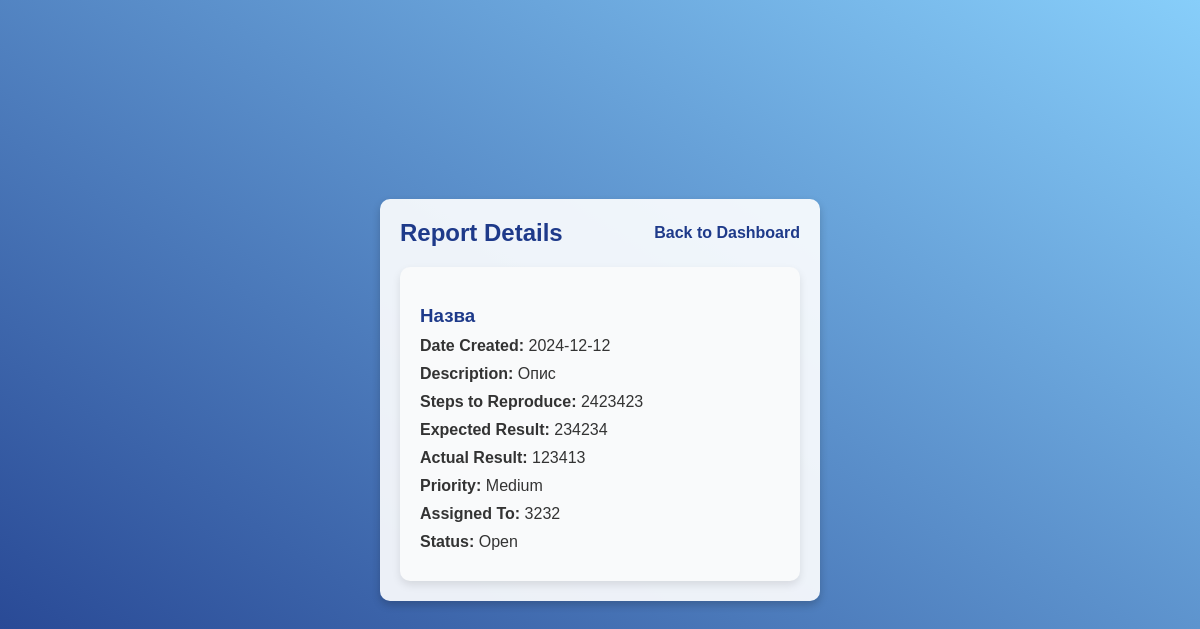
Page /report/2 (signed in) on the committed database.
### app.py (models this page shows)
class Report(db.Model):
    id = db.Column(db.Integer, primary_key=True)
    title = db.Column(db.String(100), nullable=False)
    description = db.Column(db.Text, nullable=False)
    date_posted = db.Column(db.DateTime, nullable=False, default=datetime.utcnow)
    steps = db.Column(db.Text, nullable=True)
    expected_result = db.Column(db.Text, nullable=True)
    actual_result = db.Column(db.Text, nullable=True)
    priority = db.Column(db.String(10), nullable=True)
    assigned = db.Column(db.String(20), nullable=True)
    status = db.Column(db.String(20), nullable=True)
    user_id = db.Column(db.Integer, db.ForeignKey('user.id'), nullable=False)

### app.py (the view)
@app.route("/report/<int:report_id>")
@login_required
def view_report(report_id):
    report = Report.query.get_or_404(report_id)
    return render_template("view_report.html", report=report)

### app.py (called while the page is built)
@login_manager.user_loader
def load_user(user_id):
    return User.query.get(int(user_id))

### templates/view_report.html (shortened to what this page needs)
<!doctype html>
<html lang="en">
<head>
    <link rel="stylesheet" href="{{ url_for('static', filename='style.css') }}">
</head>
<body>
    <div class="container">
        <div class="header">
            <h2>Report Details</h2>
            <a href="{{ url_for('dashboard') }}" class="back-link">Back to Dashboard</a>
        </div>
        <div class="report-details">
            <h3>{{ report.title }}</h3>
            <p><strong>Date Created:</strong> {{ report.date_posted.strftime('%Y-%m-%d') }}</p>
            <p><strong>Description:</strong> {{ report.description }}</p>
            {% if report.steps %}
                <p><strong>Steps to Reproduce:</strong> {{ report.steps }}</p>
            {% endif %}
            {% if report.expected_result %}
                <p><strong>Expected Result:</strong> {{ report.expected_result }}</p>
            {% endif %}
            {% if report.actual_result %}
                <p><strong>Actual Result:</strong> {{ report.actual_result }}</p>
            {% endif %}
            {% if report.priority %}
                <p><strong>Priority:</strong> {{ report.priority | capitalize }}</p>
            {% endif %}
            {% if report.assigned %}
                <p><strong>Assigned To:</strong> {{ report.assigned }}</p>
            {% endif %}
            {% if report.status %}
                <p><strong>Status:</strong> {{ report.status | capitalize }}</p>
            {% endif %}
        </div>
    </div>
</body>
</html>

### static/style.css (style rules this page uses)
body { font-family: Arial, sans-serif; background: linear-gradient(to bottom left, #87CEFA, #1E3A8A); color: #ffffff; display: flex; justify-content: center; align-items: center; height: 100vh; margin: 0; }
.container { width: 100%; max-width: 400px; background-color: rgba(255, 255, 255, 0.9); padding: 20px; border-radius: 10px; box-shadow: 0px 4px 8px rgba(0, 0, 0, 0.2); text-align: center; color: #333; }
h1, h2 { color: #1E3A8A; margin-bottom: 20px; }
a { color: #1E3A8A; text-decoration: none; font-weight: bold; }
.header { display: flex; justify-content: space-between; align-items: center; margin-bottom: 20px; }
.header h2 { color: #1E3A8A; margin: 0; }
h3 { color: #1E3A8A; margin-bottom: 10px; }
.report-details { text-align: left; background-color: #f9fafb; padding: 20px; border-radius: 10px; box-shadow: 0px 4px 8px rgba(0, 0, 0, 0.1); }
.report-details h3 { color: #1E3A8A; margin-bottom: 10px; }
.report-details p { font-size: 1em; margin: 10px 0; }
.report-details strong { color: #333; }

### rows in the picture
Report: title "Назва", date_posted "2024-12-12", description "Опис", steps "2423423", expected_result "234234", actual_result "123413", priority "Medium", assigned "3232", status "Open"
